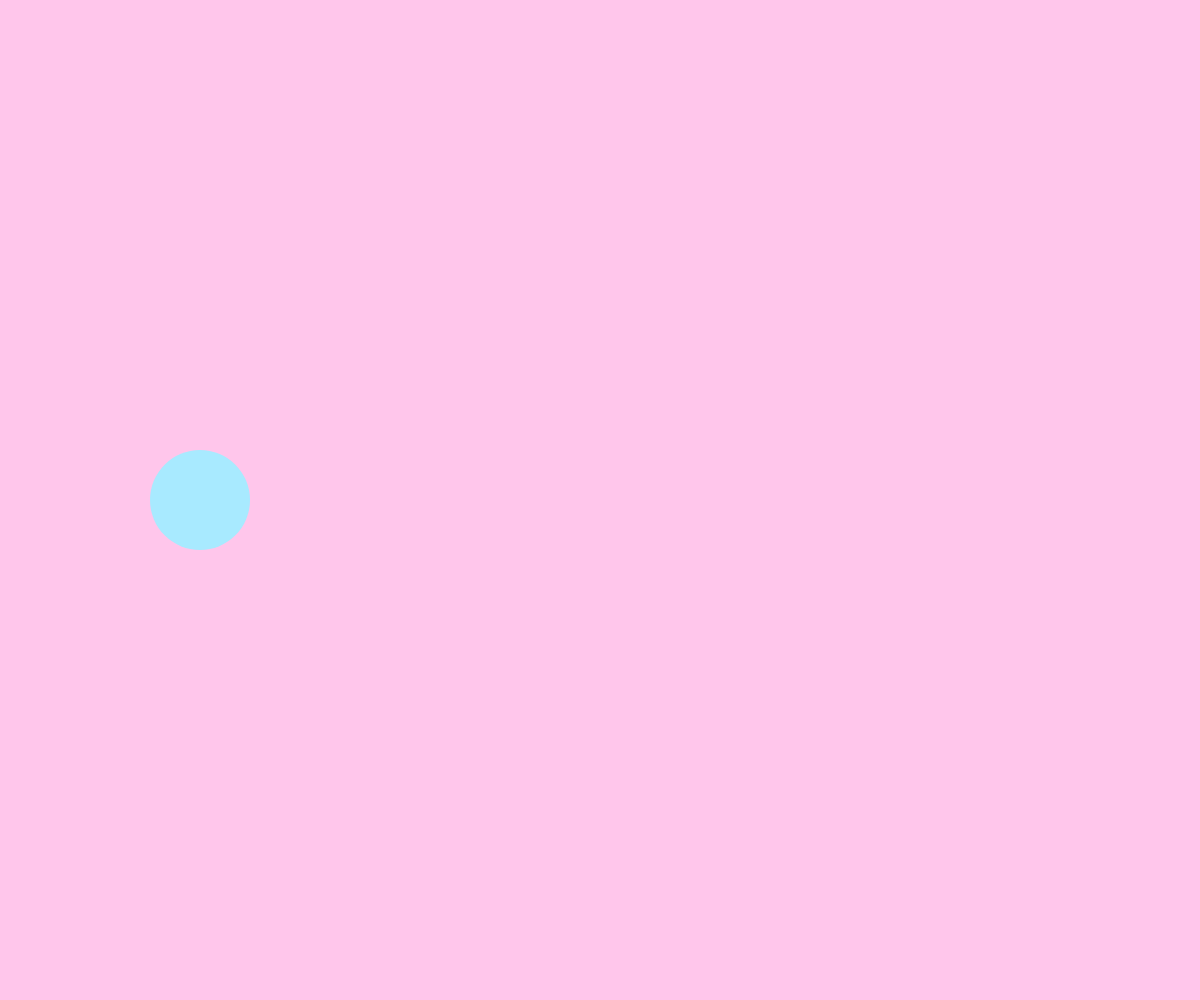
Frame 1 (no input)
Frame 60 (no input): identical to frame 1, image omitted
Frame 120 (the mouse pressed at the canvas centre since frame 60): identical to frame 1, image omitted

The p5.js sketch that drew this single still picture (run headless with seeded random() and noise() and a simulated clock; from frame 60 on, the mouse is pressed at the canvas centre):

// p5.js sketch
// ── sketch.js

var dragging = false; // Is the object being dragged?
var rollover = false; // Is the mouse over the ellipse?

var x, y, w, h;          // Location and size
var offsetX, offsetY;    // Mouseclick offset

function setup() {
  createCanvas(windowWidth, windowHeight);

  // Starting location
  x = 200;
  y = windowHeight/2;
  // Dimensions
  w = 100;
  h = 100;
}

function draw() {
  background('rgb(255, 198, 235)');
rect(1250,windowHeight/3,200,300)

  // Is mouse over object
  if (mouseX > x && mouseX < x + w && mouseY > y && mouseY < y + h) {
    rollover = true;
  }
  else {
    rollover = false;
  }

  // Adjust location if being dragged
  if (dragging) {
    x = mouseX + offsetX;
    y = mouseY + offsetY;
  }

  noStroke();
  // Different fill based on state
  if (dragging) {
    fill ('rgb(255, 157, 216)');
  } else if (rollover) {
    fill('rgb(255, 157, 216)');
  } else {
    fill('rgb(168, 234, 255)');
  }
  ellipse(x, y, w, h);
}

function mousePressed() {
  // Did I click on the rectangle?
  if (mouseX > x && mouseX < x + w && mouseY > y && mouseY < y + h) {
    dragging = true;
    // If so, keep track of relative location of click to corner of rectangle
    offsetX = x-mouseX;
    offsetY = y-mouseY;
  }
}

function mouseReleased() {
  dragging = false;
}
